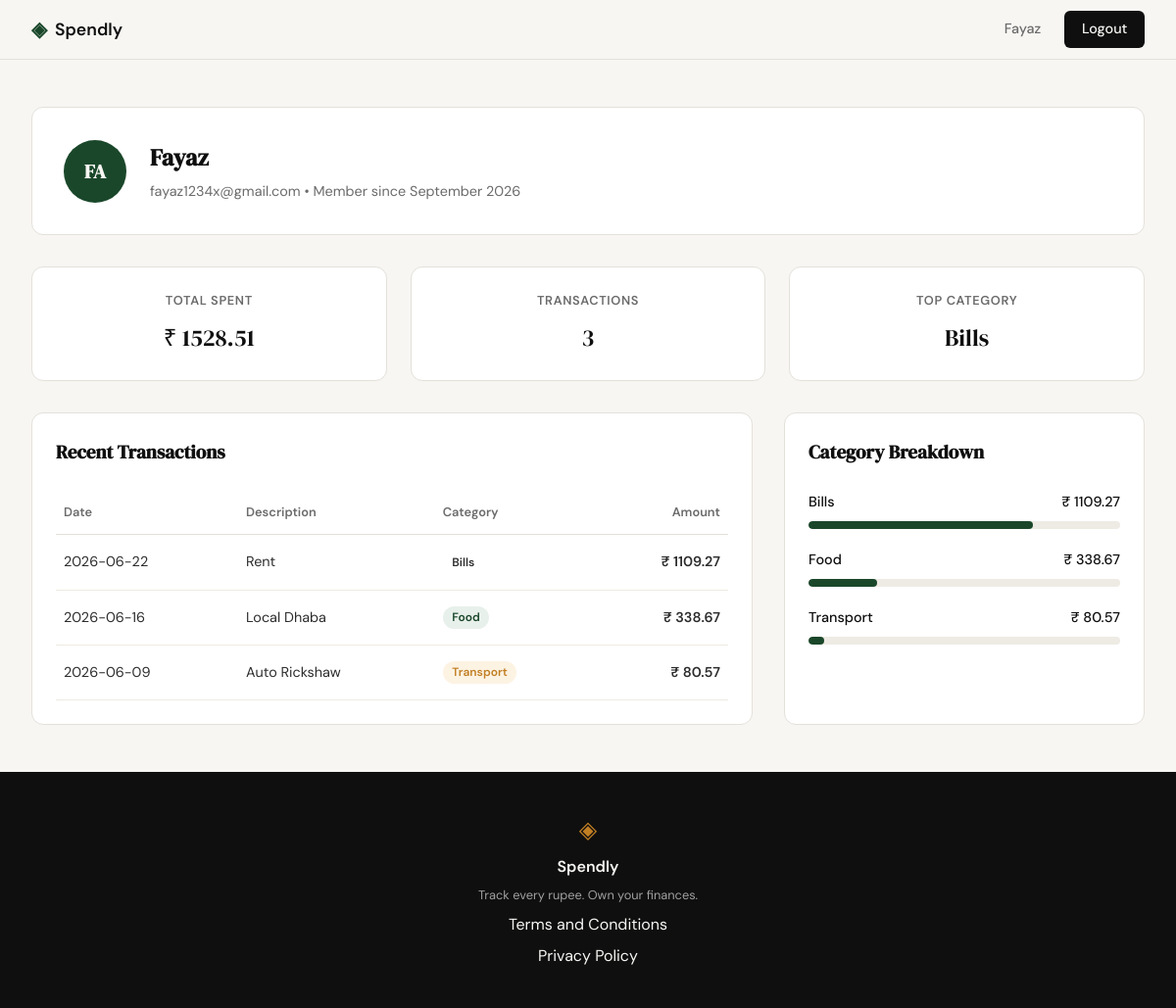
/profile (signed in), run on the app's committed database.
### tables this page shows
CREATE TABLE users (
                id INTEGER PRIMARY KEY AUTOINCREMENT,
                name TEXT NOT NULL,
                email TEXT UNIQUE NOT NULL,
                password_hash TEXT NOT NULL,
                created_at TEXT DEFAULT CURRENT_TIMESTAMP
            );

CREATE TABLE expenses (
                id INTEGER PRIMARY KEY AUTOINCREMENT,
                user_id INTEGER NOT NULL,
                amount REAL NOT NULL,
                category TEXT NOT NULL,
                date TEXT NOT NULL,
                description TEXT,
                created_at TEXT DEFAULT CURRENT_TIMESTAMP,
                FOREIGN KEY (user_id) REFERENCES users (id) ON DELETE CASCADE
            );

### app.py (the view)
@app.route("/profile")
def profile():
    if not session.get("user_id"):
        return redirect(url_for("login"))
    user = get_user_by_id(session["user_id"])
    if not user:
        abort(404)
    user_data = {
        "name": user["name"],
        "email": user["email"],
        "member_since": "September 2026", # Simplified for now
        "initials": user["name"][:2].upper() if user["name"] else "???"
    }
    user_stats = get_user_stats(session["user_id"])
    total = user_stats["total"]
    count = user_stats["count"]
    top_cat = user_stats["top_category"]
    stats = {
        "total_spent": f"₹ {total:.2f}" if total is not None else "₹ 0.00",
        "transaction_count": count if count is not None else 0,
        "top_category": top_cat if top_cat else "N/A"
    }
    expense_rows = get_user_expenses(session["user_id"])
    transactions = [
        {
            "date": row["date"],
            "desc": row["description"],
            "cat": row["category"],
            "amt": f"₹ {row['amount']:.2f}"
        }
        for row in expense_rows
    ]
    category_rows = get_category_breakdown(session["user_id"])
    overall_total = sum(row["total"] for row in category_rows)
    categories = [
        {
            "name": row["category"],
            "amount": f"₹ {row['total']:.2f}",
            "percent": int((row["total"] / overall_total) * 100) if overall_total > 0 else 0
        }
        for row in category_rows
    ]
    return render_template(
        "profile.html",
        user=user_data,
        stats=stats,
        transactions=transactions,
        categories=categories
    )

### app.py (called while the page is built)
@app.context_processor
def inject_user():
    user = None
    if session.get("user_id"):
        user = get_user_by_id(session["user_id"])
    return dict(current_user=user)

### database/db.py (called while the page is built)
def get_db():
    conn = sqlite3.connect(DB_PATH)
    conn.row_factory = sqlite3.Row
    conn.execute("PRAGMA foreign_keys = ON")
    return conn

def get_user_by_id(user_id):
    with get_db() as conn:
        return conn.execute(
            "SELECT * FROM users WHERE id = ?",
            (user_id,)
        ).fetchone()

def get_user_expenses(user_id):
    with get_db() as conn:
        return conn.execute(
            "SELECT date, description, category, amount FROM expenses WHERE user_id = ? ORDER BY date DESC",
            (user_id,)
        ).fetchall()

def get_user_stats(user_id):
    with get_db() as conn:
        stats_row = conn.execute(
            "SELECT SUM(amount) as total, COUNT(id) as count FROM expenses WHERE user_id = ?",
            (user_id,)
        ).fetchone()
        category_row = conn.execute(
            "SELECT category FROM expenses WHERE user_id = ? GROUP BY category ORDER BY SUM(amount) DESC LIMIT 1",
            (user_id,)
        ).fetchone()
        return {
            "total": stats_row["total"] if stats_row else None,
            "count": stats_row["count"] if stats_row else 0,
            "top_category": category_row["category"] if category_row else None
        }

def get_category_breakdown(user_id):
    with get_db() as conn:
        return conn.execute(
            "SELECT category, SUM(amount) as total FROM expenses WHERE user_id = ? GROUP BY category",
            (user_id,)
        ).fetchall()

### templates/profile.html (shortened to what this page needs)
{% extends "base.html" %}
{% block head %}
<link rel="stylesheet" href="{{ url_for('static', filename='css/profile.css') }}">
{% endblock %}
{% block content %}
<div class="profile-container">
    <div class="user-card">
        <div class="user-avatar">{{ user.initials }}</div>
        <div class="user-details">
            <h1>{{ user.name }}</h1>
            <p>{{ user.email }} • Member since {{ user.member_since }}</p>
        </div>
    </div>
    <div class="stats-grid">
        <div class="stat-card">
            <span class="stat-label">Total Spent</span>
            <span class="stat-value">{{ stats.total_spent }}</span>
        </div>
        <div class="stat-card">
            <span class="stat-label">Transactions</span>
            <span class="stat-value">{{ stats.transaction_count }}</span>
        </div>
        <div class="stat-card">
            <span class="stat-label">Top Category</span>
            <span class="stat-value">{{ stats.top_category }}</span>
        </div>
    </div>
    <div class="profile-grid">
        <div class="profile-card">
            <h2 class="profile-card-title">Recent Transactions</h2>
            <table class="profile-table">
                <thead>
                    <tr>
                        <th>Date</th>
                        <th>Description</th>
                        <th>Category</th>
                        <th style="text-align: right;">Amount</th>
                    </tr>
                </thead>
                <tbody>
                    {% for tx in transactions %}
                    <tr>
                        <td>{{ tx.date }}</td>
                        <td>{{ tx.desc }}</td>
                        <td>
                            <span class="badge badge-{{ tx.cat|lower }}">
                                {{ tx.cat }}
                            </span>
                        </td>
                        <td style="text-align: right; font-weight: 600;">{{ tx.amt }}</td>
                    </tr>
                    {% endfor %}
                </tbody>
            </table>
        </div>
        <div class="profile-card">
            <h2 class="profile-card-title">Category Breakdown</h2>
            <div class="category-list">
                {% for cat in categories %}
                <div class="category-row">
                    <div class="category-row-header">
                        <span>{{ cat.name }}</span>
                        <span>{{ cat.amount }}</span>
                    </div>
                    <div class="bar-track">
                        <div class="bar-fill" style="width: {{ cat.percent }}%;"></div>
                    </div>
                </div>
                {% endfor %}
            </div>
        </div>
    </div>
</div>
{% endblock %}

### templates/base.html (shortened to what this page needs)
<!DOCTYPE html>
<html lang="en">
<head>
    <link rel="stylesheet" href="{{ url_for('static', filename='css/style.css') }}">
    {% block head %}{% endblock %}
</head>
<body>
    <nav class="navbar">
        <div class="nav-inner">
            <a href="{{ url_for('landing') }}" class="nav-brand">
                <span class="brand-icon">◈</span>
                <span class="brand-name">Spendly</span>
            </a>
            <div class="nav-links">
                {% if session.get('user_id') %}
                    <a href="{{ url_for('profile') }}">{{ current_user.name if current_user else 'Profile' }}</a>
                    <a href="{{ url_for('logout') }}" class="nav-cta">Logout</a>
                {% else %}
                    <a href="{{ url_for('login') }}">Sign in</a>
                    <a href="{{ url_for('register') }}" class="nav-cta">Get started</a>
                {% endif %}
            </div>
        </div>
    </nav>
    <main class="main-content">
        {% block content %}{% endblock %}
    </main>
    <footer class="footer">
        <div class="footer-inner">
            <span class="brand-icon">◈</span>
            <span class="footer-name">Spendly</span>
            <p class="footer-copy">Track every rupee. Own your finances.</p>
            <a href="{{ url_for('terms') }}">Terms and Conditions</a>
            <a href="{{ url_for('privacy') }}">Privacy Policy</a>
        </div>
    </footer>
</body>
</html>

### static/css/style.css (style rules this page uses)
:root { --ink: #0f0f0f; --ink-soft: #2d2d2d; --ink-muted: #6b6b6b; --ink-faint: #a0a0a0; --paper: #f7f6f3; --paper-warm: #f0ede6; --paper-card: #ffffff; --accent: #1a472a; --accent-light: #e8f0eb; --accent-2: #c17f24; --accent-2-light: #fdf3e3; --danger: #c0392b; --danger-light: #fdecea; --border: #e4e1da; --border-soft: #eeebe4; --font-display: 'DM Serif Display', Georgia, serif; --font-body: 'DM Sans', system-ui, sans-serif; --max-width: 1200px; --auth-width: 440px; --radius-sm: 6px; --radius-md: 12px; --radius-lg: 20px; }
*, *::before, *::after { box-sizing: border-box; margin: 0; padding: 0; }
html { font-size: 16px; scroll-behavior: smooth; }
body { background: var(--paper); color: var(--ink); font-family: var(--font-body); font-size: 1rem; line-height: 1.6; -webkit-font-smoothing: antialiased; }
a { color: inherit; text-decoration: none; }
.navbar { position: sticky; top: 0; z-index: 100; background: var(--paper); border-bottom: 1px solid var(--border); padding: 0 2rem; }
.nav-inner { max-width: var(--max-width); margin: 0 auto; height: 60px; display: flex; align-items: center; justify-content: space-between; }
.nav-brand { display: flex; align-items: center; gap: 0.5rem; font-family: var(--font-body); font-weight: 600; font-size: 1.1rem; color: var(--ink); }
.brand-icon { color: var(--accent); font-size: 1.3rem; }
.brand-name { color: var(--ink); }
.nav-links { display: flex; align-items: center; gap: 1.5rem; font-size: 0.9rem; font-weight: 500; }
.nav-links a { color: var(--ink-muted); transition: color 0.2s; }
.nav-cta { background: var(--ink) !important; color: var(--paper) !important; padding: 0.45rem 1.1rem; border-radius: var(--radius-sm); transition: background 0.2s !important; }
.main-content { min-height: calc(100vh - 60px - 100px); }
.footer { background: var(--ink); color: var(--paper); padding: 2.5rem 2rem; text-align: center; }
.footer-inner { display: flex; flex-direction: column; align-items: center; gap: 0.4rem; }
.footer .brand-icon { color: var(--accent-2); font-size: 1.5rem; }
.footer-name { font-weight: 600; font-size: 1rem; }
.footer-copy { font-size: 0.8rem; color: var(--ink-faint); }

### data on the page
users: name "Fayaz", email "fayaz1234x@gmail.com"
expenses: top_category "Bills", date "2026-06-22", desc "Rent", cat "Bills", amt "₹ 1109.27"
expenses: date "2026-06-16", desc "Local Dhaba", cat "Food", amt "₹ 338.67"
expenses: date "2026-06-09", desc "Auto Rickshaw", cat "Transport", amt "₹ 80.57"

### other printed values
{{ user.initials }} "FA"
{{ user.member_since }} "September 2026"
{{ stats.total_spent }} "₹ 1528.51"
{{ stats.transaction_count }} "3"
{{ cat.name }} "Bills" "Food" "Transport"
{{ cat.amount }} "₹ 1109.27" "₹ 338.67" "₹ 80.57"
